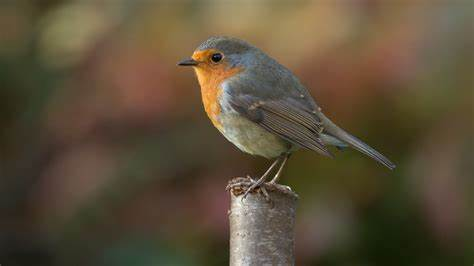
#> input picture Bird_Demo.jpg, 474 x 266 px
$ python edgeDetection.py
#> lines starting #> are read from the running program, lines starting #| are printed output that depends on the picture
from PIL import ImageFilter
from PIL import Image

with Image.open("Bird_Demo.jpg") as im:
#> im is the input picture: PIL image 474x266 RGB; mean R, G, B 91.8, 79, 57
    im.filter(ImageFilter.FIND_EDGES).show()
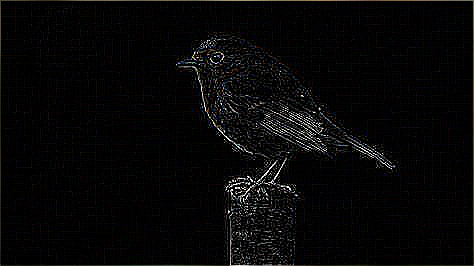
#> shown: PIL image 474x266 RGB; mean R, G, B 7.5, 7.1, 7.2

from scipy import ndimage
import numpy as np
import matplotlib.pyplot as plt

# Apply guassian filter to the image to reduce noise
# Then Sobel filter to get the gradient in x and y direction
# Then go thru the pixels and categoirze them as
